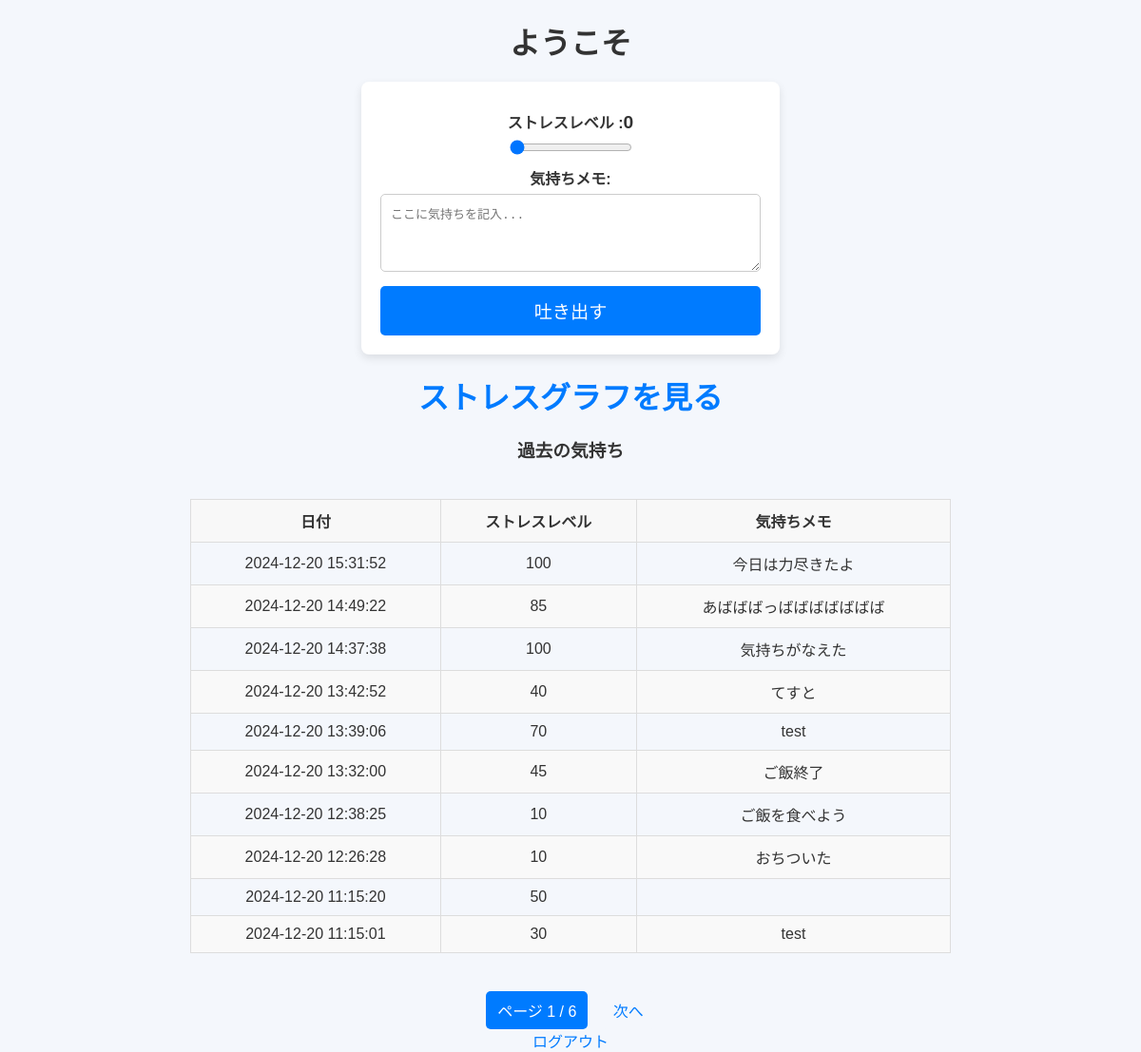
The app's page /dashboard (signed in) with its own data.
### tables this page shows
CREATE TABLE mental_checks (
            id INTEGER PRIMARY KEY AUTOINCREMENT,
            user_id INTEGER NOT NULL,
            date TEXT NOT NULL,
            stress_level INTEGER NOT NULL,
            mood_description TEXT,
            FOREIGN KEY (user_id) REFERENCES users (id)
        );

### health/Mental_Check_App.py (the view, shortened to what this page needs)
@app.route('/dashboard', methods=['GET', 'POST'])
def dashboard():
    if 'user_id' not in session:
        return redirect(url_for('login'))
    user_id = session['user_id']
    page = request.args.get('page', 1, type=int)
    per_page = 10
    error = None
    with get_db_connection() as conn:
        checks = conn.execute(
            'SELECT * FROM mental_checks WHERE user_id = ? ORDER BY date DESC LIMIT ? OFFSET ?',
            (user_id, per_page, (page - 1) * per_page)
        ).fetchall()
        total_checks = conn.execute('SELECT COUNT(*) FROM mental_checks WHERE user_id = ?', (user_id,)).fetchone()[0]
    total_pages = (total_checks + per_page - 1) // per_page
    return render_template('dashboard.html', checks=checks, page=page, total_pages=total_pages, error=error)

### health/Mental_Check_App.py (called while the page is built)
def get_db_connection():
    conn = sqlite3.connect(DATABASE)
    conn.row_factory = sqlite3.Row
    return conn

### health/templates/dashboard.html (shortened to what this page needs)
<!DOCTYPE html>
<html lang="ja">
<head>
    <link rel="stylesheet" href="{{ url_for('static', filename='css/style.css') }}">
</head>
<body>
    <h1>ようこそ</h1>
    <form action="{{ url_for('dashboard') }}" method="POST">
        <label for="stress_level">ストレスレベル :<span id="stress_value">0</span></label>
        <input type="range" id="stress_level" name="stress_level" min="0" max="100" step="5" value="0" required oninput="updateStressValue()">
        <label for="mood_description">気持ちメモ:</label>
        <textarea id="mood_description" name="mood_description" rows="4" placeholder="ここに気持ちを記入..." maxlength="500"></textarea>
        <button type="submit">吐き出す</button>
    </form>
    <h2><a href="{{ url_for('analysis') }}">ストレスグラフを見る</a></h2>
    <h3>過去の気持ち</h3>
    <div class="table-container">
        <table>
            <thead>
                <tr>
                    <th>日付</th>
                    <th>ストレスレベル</th>
                    <th>気持ちメモ</th>
                </tr>
            </thead>
            <tbody>
                {% for check in checks %}
                <tr>
                    <td>{{ check['date'] }}</td>
                    <td>{{ check['stress_level'] }}</td>
                    <td class="tooltip-cell" data-label="気持ちメモ">
                        {{ check['mood_description'] }}
                    </td>
                </tr>
                {% endfor %}
            </tbody>
        </table>
    </div>
    <div class="pagination">
        <span class="current-page">ページ {{ page }} / {{ total_pages }}</span>
        {% if page < total_pages %}
            <a href="{{ url_for('dashboard', page=page+1) }}">次へ</a>
        {% endif %}
    </div>
    <a href="{{ url_for('logout') }}">ログアウト</a>
</body>
</html>

### health/static/css/style.css (style rules this page uses)
body { font-family: 'Arial', sans-serif; background-color: #f4f7fc; color: #333; margin: 0; padding: 0; text-align: center; }
h1, h2 { font-size: 2em; color: #333; margin: 20px 0; }
textarea { width: 100%; padding: 10px; margin: 0; border: 1px solid #ccc; border-radius: 5px; box-sizing: border-box; }
form { background-color: #fff; padding: 20px; margin: 20px auto; border-radius: 8px; box-shadow: 0 4px 10px rgba(0, 0, 0, 0.1); max-width: 400px; text-align: left; display: flex; flex-direction: column; align-items: center; }
label { display: block; margin: 10px 0 5px; font-weight: bold; }
input[type="text"], input[type="password"], input[type="date"], textarea { width: 100%; padding: 10px; margin-bottom: 15px; border: 1px solid #ccc; border-radius: 5px; font-size: 1em; }
button { width: 100%; padding: 12px; background-color: #007bff; color: #fff; border: none; border-radius: 5px; font-size: 1.2em; cursor: pointer; }
a { color: #007bff; text-decoration: none; font-size: 1em; }
table { width: 100%; margin: 20px auto; border-collapse: collapse; }
th, td { padding: 10px; text-align: center; border: 1px solid #ddd; }
th { background-color: #f8f8f8; }
tr:nth-child(even) { background-color: #f9f9f9; }
.table-container { max-width: 800px; margin: 0 auto; overflow-x: auto; }
td { white-space: nowrap; overflow: hidden; text-overflow: ellipsis; max-width: 200px; }
.pagination { margin-top: 20px; }
.pagination a, .pagination span { display: inline-block; padding: 8px 12px; margin: 0 5px; text-decoration: none; background-color: #f4f7fc; color: #007bff; border-radius: 5px; }
.pagination .current-page { background-color: #007bff; color: #fff; }
#stress_value { font-size: 1.2em; font-weight: bold; }

### records on screen
mental_checks: date "2024-12-20 15:31:52", stress_level "100", mood_description "今日は力尽きたよ"
mental_checks: date "2024-12-20 14:49:22", stress_level "85", mood_description "あばばばっばばばばばばば"
mental_checks: date "2024-12-20 14:37:38", stress_level "100", mood_description "気持ちがなえた"
mental_checks: date "2024-12-20 13:42:52", stress_level "40", mood_description "てすと"
mental_checks: date "2024-12-20 13:39:06", stress_level "70", mood_description "test"
mental_checks: date "2024-12-20 13:32:00", stress_level "45", mood_description "ご飯終了"
mental_checks: date "2024-12-20 12:38:25", stress_level "10", mood_description "ご飯を食べよう"
mental_checks: date "2024-12-20 12:26:28", stress_level "10", mood_description "おちついた"
mental_checks: date "2024-12-20 11:15:20", stress_level "50"
mental_checks: date "2024-12-20 11:15:01", stress_level "30", mood_description "test"

### other values on screen
{{ page }} "1"
{{ total_pages }} "6"
